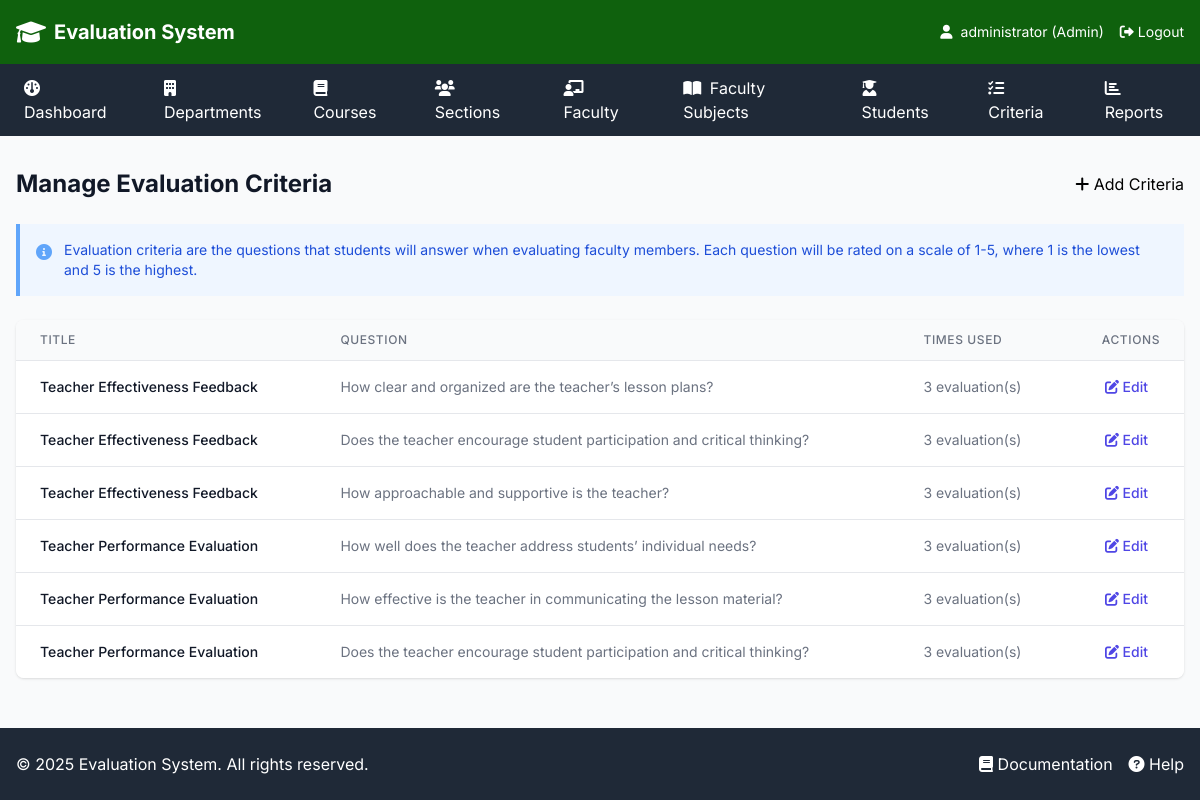
Page /admin/criteria.php (signed in) on the committed database.
### tables this page shows
CREATE TABLE `criteria` (
  `criteria_id` int(11) NOT NULL,
  `title` varchar(100) NOT NULL,
  `question` text NOT NULL
);

### admin/criteria.php (the view, shortened to what this page needs)
<?php
require_once '../includes/header.php';
$criteria = $conn->query("
    SELECT c.*, COUNT(e.evaluation_id) as times_used
    FROM criteria c
    LEFT JOIN evaluation e ON c.criteria_id = e.criteria_id
    GROUP BY c.criteria_id
    ORDER BY c.title
");
?>
<div class="space-y-6">
    <div class="flex justify-between items-center">
        <h1 class="text-2xl font-bold text-gray-900">Manage Evaluation Criteria</h1>
        <button onclick="openAddModal()" class="btn-primary">
            <i class="fas fa-plus"></i> Add Criteria
        </button>
    </div>
    <div class="bg-blue-50 border-l-4 border-blue-400 p-4">
        <div class="flex">
            <div class="flex-shrink-0">
                <i class="fas fa-info-circle text-blue-400"></i>
            </div>
            <div class="ml-3">
                <p class="text-sm text-blue-700">
                    Evaluation criteria are the questions that students will answer when evaluating faculty members.
                    Each question will be rated on a scale of 1-5, where 1 is the lowest and 5 is the highest.
                </p>
            </div>
        </div>
    </div>
    <div class="bg-white rounded-lg shadow overflow-hidden">
        <table class="min-w-full divide-y divide-gray-200">
            <thead class="bg-gray-50">
                <tr>
                    <th class="px-6 py-3 text-left text-xs font-medium text-gray-500 uppercase tracking-wider">
                        Title
                    </th>
                    <th class="px-6 py-3 text-left text-xs font-medium text-gray-500 uppercase tracking-wider">
                        Question
                    </th>
                    <th class="px-6 py-3 text-left text-xs font-medium text-gray-500 uppercase tracking-wider">
                        Times Used
                    </th>
                    <th class="px-6 py-3 text-right text-xs font-medium text-gray-500 uppercase tracking-wider">
                        Actions
                    </th>
                </tr>
            </thead>
            <tbody class="bg-white divide-y divide-gray-200">
                <?php if ($criteria->num_rows > 0): ?>
                    <?php while ($criterion = $criteria->fetch_assoc()): ?>
                        <tr>
                            <td class="px-6 py-4">
                                <div class="text-sm font-medium text-gray-900">
                                    <?php echo htmlspecialchars($criterion['title']); ?>
                                </div>
                            </td>
                            <td class="px-6 py-4">
                                <div class="text-sm text-gray-500">
                                    <?php echo htmlspecialchars($criterion['question']); ?>
                                </div>
                            </td>
                            <td class="px-6 py-4 whitespace-nowrap">
                                <div class="text-sm text-gray-500">
                                    <?php echo $criterion['times_used']; ?> evaluation(s)
                                </div>
                            </td>
                            <td class="px-6 py-4 whitespace-nowrap text-right text-sm font-medium">
                                <button onclick="openEditModal(<?php
                                                                echo htmlspecialchars(json_encode([
                                                                    'id' => $criterion['criteria_id'],
                                                                    'title' => $criterion['title'],
                                                                    'question' => $criterion['question']
                                                                ]));
                                                                ?>)" class="text-indigo-600 hover:text-indigo-900 mr-3">
                                    <i class="fas fa-edit"></i> Edit
                                </button>
                            </td>
                        </tr>
                    <?php endwhile; ?>
                <?php endif; ?>
            </tbody>
        </table>
    </div>
</div>
<?php require_once '../includes/footer.php'; ?>

### includes/header.php (style rules this page uses)
body { font-family: 'Inter', sans-serif; }

### admin/criteria.php (style rules this page uses)
.btn-primary { @apply inline-flex justify-center py-2 px-4 border border-transparent shadow-sm text-sm font-medium rounded-md text-white bg-indigo-600 hover:bg-indigo-700 focus:outline-none focus:ring-2 focus:ring-offset-2 focus:ring-indigo-500; }

### rows in the picture
criteria: title "Teacher Effectiveness Feedback", question "How clear and organized are the teacher’s lesson plans?", times_used "3"
criteria: title "Teacher Effectiveness Feedback", question "Does the teacher encourage student participation and critical thinking?", times_used "3"
criteria: title "Teacher Effectiveness Feedback", question "How approachable and supportive is the teacher?", times_used "3"
criteria: title "Teacher Performance Evaluation", question "How well does the teacher address students’ individual needs?", times_used "3"
criteria: title "Teacher Performance Evaluation", question "How effective is the teacher in communicating the lesson material?", times_used "3"
criteria: title "Teacher Performance Evaluation", question "Does the teacher encourage student participation and critical thinking?", times_used "3"

### other values in the picture
$_SESSION['username'] "administrator"
$_SESSION['user_type'] "Admin"
